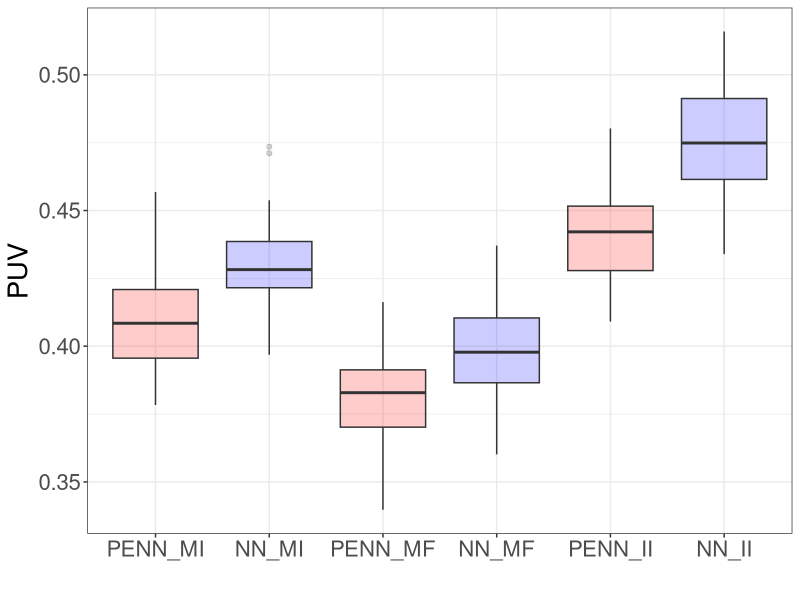

Write the R code that produced this figure.
library(ggplot2)
library(tidyr)

PENN_MI = c(0.41191479563713074, 0.4235548675060272, 0.4048948884010315, 0.39193907380104065, 0.4123891592025757, 0.40953585505485535, 0.3933883011341095, 0.38698405027389526, 0.390563040971756, 0.4180072546005249, 0.42232903838157654, 0.43382760882377625, 0.42956069111824036, 0.4298523962497711, 0.4339713156223297, 0.40606623888015747, 0.4202139377593994, 0.4061161279678345, 0.42111361026763916, 0.3840121030807495, 0.41715583205223083, 0.4567970931529999, 0.4103122651576996, 0.3886273503303528, 0.40634626150131226, 0.3977453410625458, 0.40842828154563904, 0.39525943994522095, 0.41647425293922424, 0.4421667754650116, 0.4274528920650482, 0.3988049626350403, 0.3916476368904114, 0.4073816239833832, 0.3966084420681, 0.4183635711669922, 0.3979697525501251, 0.40017855167388916, 0.3949308395385742, 0.3987896144390106, 0.4226703345775604, 0.4466363191604614, 0.3783378303050995, 0.37878909707069397, 0.4095499813556671, 0.39436644315719604, 0.4084966480731964, 0.40911680459976196, 0.42300185561180115, 0.39408278465270996) 

NN_MI = c(0.4276917278766632, 0.45378443598747253, 0.42154353857040405, 0.4221218228340149, 0.42876002192497253, 0.4430779218673706, 0.42508456110954285, 0.42481955885887146, 0.4078814387321472, 0.4297372102737427, 0.4458077549934387, 0.4460226893424988, 0.44679656624794006, 0.4144738018512726, 0.47349509596824646, 0.4313139319419861, 0.44831475615501404, 0.4300248920917511, 0.4386734962463379, 0.4075191617012024, 0.43303442001342773, 0.47109898924827576, 0.44005087018013, 0.4195098578929901, 0.4265391230583191, 0.41809746623039246, 0.4309614598751068, 0.4215649664402008, 0.440915584564209, 0.452309787273407, 0.43489620089530945, 0.42598211765289307, 0.41964957118034363, 0.43261221051216125, 0.4123128652572632, 0.43833526968955994, 0.423137366771698, 0.4212931990623474, 0.40265247225761414, 0.422371506690979, 0.43506553769111633, 0.4479067027568817, 0.39683741331100464, 0.398691862821579, 0.43790286779403687, 0.42415371537208557, 0.4223562180995941, 0.436490923166275, 0.4274420738220215, 0.4155025780200958) 

PENN_MF = c(0.38917654752731323, 0.3993537127971649, 0.3837326467037201, 0.37118420004844666, 0.3770807385444641, 0.38206496834754944, 0.3790304958820343, 0.37950778007507324, 0.36209601163864136, 0.37113016843795776, 0.39151623845100403, 0.40093734860420227, 0.37424561381340027, 0.3935193121433258, 0.40283408761024475, 0.39531880617141724, 0.38614869117736816, 0.37512853741645813, 0.4103502333164215, 0.37842443585395813, 0.3987918794155121, 0.4156203269958496, 0.3871644139289856, 0.353033185005188, 0.36182233691215515, 0.3662000000476837, 0.39261189103126526, 0.3673195242881775, 0.3698645234107971, 0.40806809067726135, 0.39061158895492554, 0.3546415865421295, 0.35885363817214966, 0.38627922534942627, 0.38479939103126526, 0.385863721370697, 0.36711978912353516, 0.3481123447418213, 0.37158122658729553, 0.37697744369506836, 0.4018017649650574, 0.38748061656951904, 0.3582454323768616, 0.33971521258354187, 0.3873671591281891, 0.38368162512779236, 0.37780216336250305, 0.3853302597999573, 0.4162410795688629, 0.3597557842731476) 

NN_MF = c(0.4109889566898346, 0.4157392978668213, 0.39798200130462646, 0.3935104012489319, 0.40794268250465393, 0.39680007100105286, 0.3963487148284912, 0.4318758547306061, 0.3795137107372284, 0.37234440445899963, 0.41416722536087036, 0.4057391881942749, 0.3976198434829712, 0.415131539106369, 0.4321683943271637, 0.4023207426071167, 0.40050411224365234, 0.3962663412094116, 0.43244320154190063, 0.3846994638442993, 0.40281108021736145, 0.435565710067749, 0.4086915850639343, 0.3719160854816437, 0.39221474528312683, 0.3820803463459015, 0.42262929677963257, 0.389119416475296, 0.38925057649612427, 0.4370673894882202, 0.4137367308139801, 0.3710874617099762, 0.369469553232193, 0.3967307209968567, 0.4060254693031311, 0.40446141362190247, 0.38530704379081726, 0.3727639317512512, 0.3809586763381958, 0.3929140269756317, 0.40143075585365295, 0.40586787462234497, 0.3851544260978699, 0.36015942692756653, 0.39210253953933716, 0.4136659801006317, 0.3960428237915039, 0.39987796545028687, 0.41179201006889343, 0.38566914200782776) 

PENN_II = c(0.4764620065689087, 0.4517627954483032, 0.43587756156921387, 0.42935776710510254, 0.44062137603759766, 0.45473790168762207, 0.4416377544403076, 0.4141164720058441, 0.40906211733818054, 0.4413549304008484, 0.445514053106308, 0.45882368087768555, 0.4487813711166382, 0.45590370893478394, 0.4512065649032593, 0.44264957308769226, 0.4440247714519501, 0.4681600034236908, 0.4551708698272705, 0.4485616683959961, 0.4367768466472626, 0.47816139459609985, 0.42737916111946106, 0.4464173913002014, 0.43037229776382446, 0.4307155907154083, 0.4104487895965576, 0.41821396350860596, 0.45187005400657654, 0.4802711308002472, 0.44538450241088867, 0.4246905744075775, 0.4257233440876007, 0.45937928557395935, 0.4193659722805023, 0.4468569755554199, 0.42694002389907837, 0.43806028366088867, 0.4406009912490845, 0.4493469297885895, 0.4635673463344574, 0.45223793387413025, 0.41424885392189026, 0.42217332124710083, 0.4488425850868225, 0.4331556558609009, 0.4142405390739441, 0.4313059449195862, 0.4472963511943817, 0.42411360144615173) 

NN_II = c(0.5159615278244019, 0.49741068482398987, 0.46714529395103455, 0.46009084582328796, 0.47969359159469604, 0.4792461395263672, 0.46201255917549133, 0.4677322208881378, 0.4491899907588959, 0.4663980007171631, 0.4822046756744385, 0.4939291477203369, 0.47552359104156494, 0.48673155903816223, 0.4968593418598175, 0.4871548116207123, 0.4826948940753937, 0.49164748191833496, 0.5055795311927795, 0.4913540780544281, 0.4613155126571655, 0.5096871256828308, 0.4826186001300812, 0.4619863033294678, 0.46750175952911377, 0.46190980076789856, 0.4534026086330414, 0.498597651720047, 0.4998602271080017, 0.5085806846618652, 0.45937666296958923, 0.49967724084854126, 0.46228355169296265, 0.4880374073982239, 0.458647757768631, 0.48538121581077576, 0.46035146713256836, 0.47370848059654236, 0.45426249504089355, 0.45941123366355896, 0.4577137231826782, 0.5016313195228577, 0.4339236915111542, 0.45496073365211487, 0.4730057418346405, 0.47653162479400635, 0.4608609080314636, 0.4742468595504761, 0.49103569984436035, 0.46576908230781555) 

Excess_Risk = data.frame('PENN_MI' = PENN_MI, 'NN_MI' = NN_MI,
                         'PENN_MF' = PENN_MF, 'NN_MF' = NN_MF,
                         'PENN_II' = PENN_II, 'NN_II' = NN_II)
df_long = Excess_Risk %>%
  pivot_longer(cols = everything(), names_to = "Variable", values_to = "Value")
df_long$Variable = factor(df_long$Variable, levels = c('PENN_MI', 'NN_MI', 'PENN_MF', 'NN_MF', 'PENN_II', 'NN_II'))

ggplot(df_long, aes(x=Variable, y=Value, fill=Variable)) + geom_boxplot(alpha=0.2) + 
  xlab("") + ylab("PUV") + theme_bw() + theme(legend.position = "none", text = element_text(size = 20)) + 
  scale_fill_manual(values = c('PENN_MI' = 'red', 'NN_MI' = 'blue', 'PENN_MF' = 'red', 
                               'NN_MF' = 'blue',  'PENN_II' = 'red', 'NN_II' = 'blue'))
